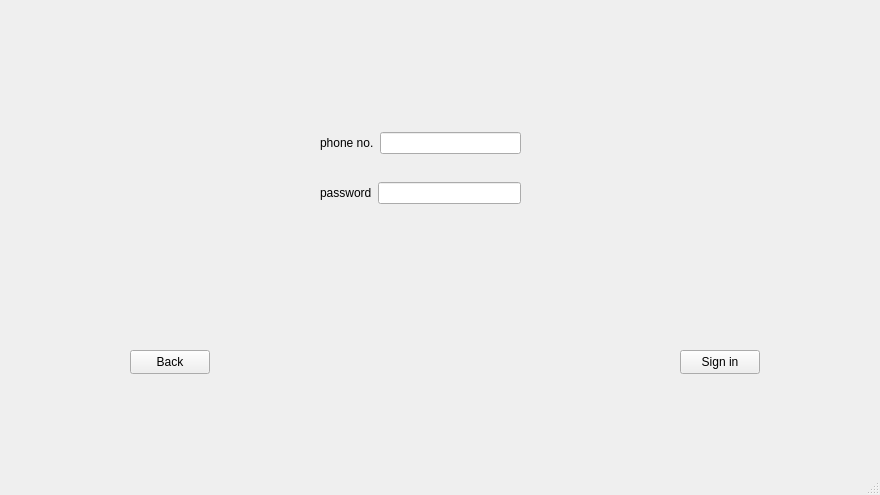
<?xml version="1.0" encoding="UTF-8"?>
<ui version="4.0">
 <class>usersignin</class>
 <widget class="QMainWindow" name="usersignin">
  <property name="geometry">
   <rect>
    <x>0</x>
    <y>0</y>
    <width>880</width>
    <height>495</height>
   </rect>
  </property>
  <property name="windowTitle">
   <string>MainWindow</string>
  </property>
  <widget class="QWidget" name="centralwidget">
   <widget class="QPushButton" name="pushButton">
    <property name="geometry">
     <rect>
      <x>130</x>
      <y>350</y>
      <width>80</width>
      <height>24</height>
     </rect>
    </property>
    <property name="text">
     <string>Back</string>
    </property>
   </widget>
   <widget class="QPushButton" name="pushButton_2">
    <property name="geometry">
     <rect>
      <x>680</x>
      <y>350</y>
      <width>80</width>
      <height>24</height>
     </rect>
    </property>
    <property name="text">
     <string>Sign in</string>
    </property>
   </widget>
   <widget class="QWidget" name="">
    <property name="geometry">
     <rect>
      <x>320</x>
      <y>130</y>
      <width>201</width>
      <height>26</height>
     </rect>
    </property>
    <layout class="QHBoxLayout" name="horizontalLayout">
     <item>
      <widget class="QLabel" name="label">
       <property name="text">
        <string>phone no.</string>
       </property>
      </widget>
     </item>
     <item>
      <widget class="QLineEdit" name="userid"/>
     </item>
    </layout>
   </widget>
   <widget class="QWidget" name="">
    <property name="geometry">
     <rect>
      <x>320</x>
      <y>180</y>
      <width>201</width>
      <height>26</height>
     </rect>
    </property>
    <layout class="QHBoxLayout" name="horizontalLayout_2">
     <item>
      <widget class="QLabel" name="label_2">
       <property name="text">
        <string>password</string>
       </property>
      </widget>
     </item>
     <item>
      <widget class="QLineEdit" name="password"/>
     </item>
    </layout>
   </widget>
  </widget>
  <widget class="QMenuBar" name="menubar">
   <property name="geometry">
    <rect>
     <x>0</x>
     <y>0</y>
     <width>880</width>
     <height>21</height>
    </rect>
   </property>
  </widget>
  <widget class="QStatusBar" name="statusbar"/>
 </widget>
 <resources/>
 <connections/>
</ui>
